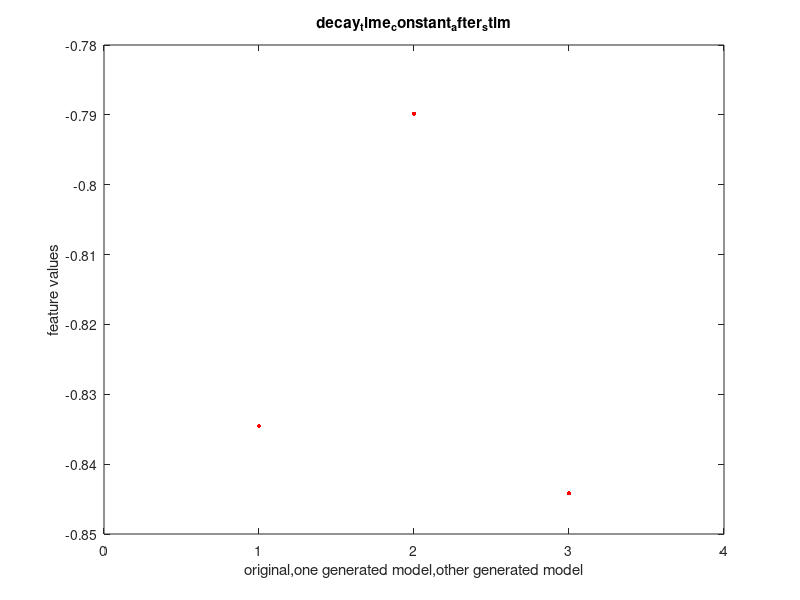

Reproduce this figure in MATLAB.
%egy minta egy feature abrazolasara, ahol az eredeti atlag alapu
%optimalizacio egy idealis parameterkombinaciojara kapott eredmenyt hasonlitom ossze az
%altalunk generalt parametereloszlasbol mintevetelezett
%parameterkombinaciora futatott modell eredmenyevel
%
%eredeti (33.93255264118097, -0.8345454545454075)
%elsokombo (-0.14744060137171763, -0.7898550724637122)
%masodikkombo (33.58775604641078, -0.8441558441557998)

x = [1,2,3]
y = [-0.8345454545454075,-0.7898550724637122,-0.8441558441557998]

figure

plot (x,y,'.', 'MarkerSize',10, 'Color','red')
xlim([0 4])
ylim('auto')
xlabel('original,one generated model,other generated model')
ylabel('feature values')
title('decay_time_constant_after_stim')




